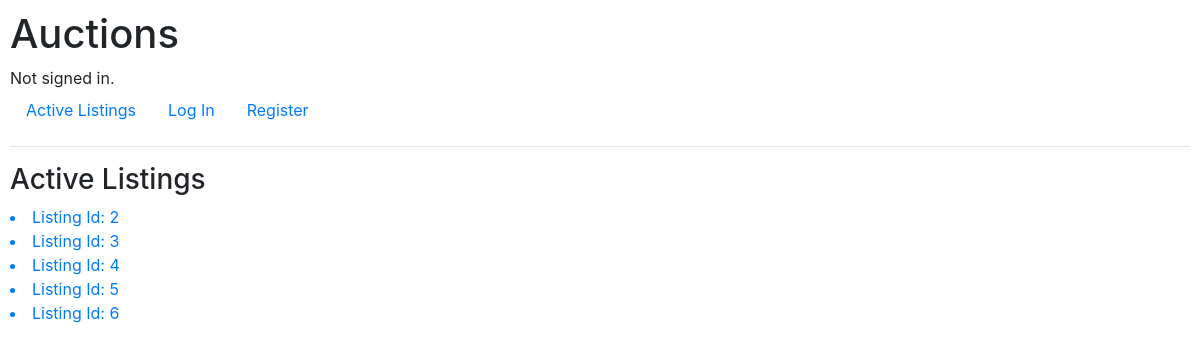
Before: / with the older database file.
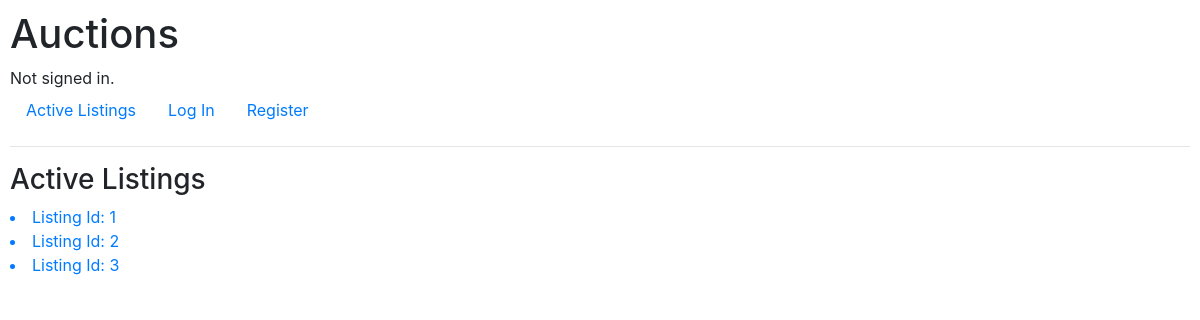
After: the same page with the newer database file.
### auctions/models.py (models this page shows, shortened)
class Listings(models.Model):
    STATUS_CHOICES = [
        ('active', 'Active'),
        ('draft', 'Draft'),
        ('closed', 'Closed'),
        ('deleted', 'Deleted'),
    ]
    id = models.IntegerField(primary_key=True)
    category_id = models.ForeignKey(Categories, null=False, on_delete=models.CASCADE)
    title = models.CharField(max_length=225, unique=True, null=False)
    description = models.TextField(null=False)
    listing_price = models.DecimalField(max_digits=5, decimal_places=2, null=False)
    datetime_added = models.DateTimeField(default= dt.now, editable=False) #or use auto_now_add=True for default dt
    added_by_user_id = models.ForeignKey(Users, null=False, on_delete=models.CASCADE)
    status = models.CharField(max_length=8, choices=STATUS_CHOICES, default= 'active')
    class Meta:
        pass

### auctions/views.py (the view)
# urls.py: path("", views.index, name="index"),
def index(request):
    all_listings = Listings.objects.filter(status = "active")
    for l in all_listings:
        print(l.id, l.category_id, l.title, l.added_by_user_id)
    return render(request, "auctions/index.html", {
        "listings" : all_listings
        })

### auctions/models.py (called while the page is built)
    def __str__(self):
        return f"{self.category}"

### auctions/templates/auctions/index.html
{% extends "auctions/layout.html" %}
{% block body %}
<div>
    <h3>Active Listings</h3>
    {% for listing in listings %}
    <a href="{% url 'auctions:listing_view' listing.id %}">
    <li>Listing Id: {{ listing.id }}</li></a>
    {% endfor %}
</div>
{% endblock %}

### auctions/templates/auctions/layout.html (shortened to what this page needs)
{% load static %}
<!DOCTYPE html>
<html lang="en">
    <head>
        <link rel="stylesheet" href="https://stackpath.bootstrapcdn.com/bootstrap/4.4.1/css/bootstrap.min.css">
        <link href="{% static 'auctions/styles.css' %}" rel="stylesheet">
    </head>
    <body>
        <h1>Auctions</h1>
        <div>
            {% if user.is_authenticated %}
                Signed in as <strong>{{ user.username }} {{ user.id }}</strong>.
            {% else %}
                Not signed in.
            {% endif %}
        </div>
        <ul class="nav">
            <li class="nav-item">
                <a class="nav-link" href="{% url 'auctions:index' %}">Active Listings</a>
            </li>
            {% if user.is_authenticated %}
            <li class="nav-item">
                <a class="nav-link" href="{% url 'auctions:listing_new' %}">Create</a>
            </li>
            <li class="nav-item">
                    <a class="nav-link" href="{% url 'auctions:my_listings' %}">My Listings</a>
                </li>
                <li class="nav-item">
                    <a class="nav-link" href="{% url 'auctions:logout' %}">Log Out</a>
                </li>
            {% else %}
                <li class="nav-item">
                    <a class="nav-link" href="{% url 'auctions:login' %}">Log In</a>
                </li>
                <li class="nav-item">
                    <a class="nav-link" href="{% url 'auctions:register' %}">Register</a>
                </li>
            {% endif %}
        </ul>
        <hr>
        {% block body %}
        {% endblock %}
    </body>
</html>

### auctions/static/auctions/styles.css (style rules this page uses)
body { padding: 10px; }

Changed rows visible on the page:
removed Listings: id "4"
removed Listings: id "5"
removed Listings: id "6"
now on this page (row edited): Listings: id "1"
